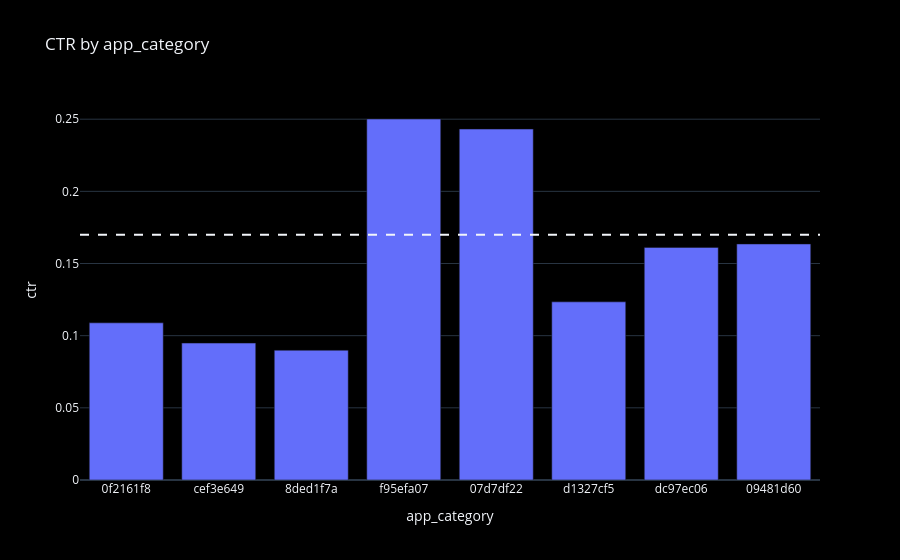

Notebook cell for this chart:
### Code cell
ctr('app_category' , top=8 , d=df[df['traffic'] == 'app'])

### Figure 1 — Plotly figure (JSON) as saved in the notebook; plotly's stock layout.template omitted (floating-point values rounded to 4 significant figures)
{"data": [{"customdata": [[190600.0, 0.6534], [34680.0, 0.1189], [29490.0, 0.1011], [23140.0, 0.07931], [6609.0, 0.02266], [2479.0, 0.008498], [1092.0, 0.003744], [1064.0, 0.003648]], "hovertemplate": "app_category=%{x}<br>ctr=%{y}<br>impressions=%{customdata[0]}<br>share=%{customdata[1]}<extra></extra>", "legendgroup": "", "marker": {"color": "#636efa", "pattern": {"shape": ""}}, "name": "", "orientation": "v", "showlegend": false, "textposition": "auto", "type": "bar", "x": ["0f2161f8", "cef3e649", "8ded1f7a", "f95efa07", "07d7df22", "d1327cf5", "dc97ec06", "09481d60"], "xaxis": "x", "y": [0.1089, 0.09486, 0.08994, 0.2501, 0.2432, 0.1234, 0.1612, 0.1635], "yaxis": "y"}], "layout": {"barmode": "relative", "legend": {"tracegroupgap": 0}, "shapes": [{"line": {"dash": "dash"}, "type": "line", "x0": 0, "x1": 1, "xref": "x domain", "y0": 0.17, "y1": 0.17, "yref": "y"}], "title": {"text": "CTR by app_category"}, "xaxis": {"anchor": "y", "domain": [0.0, 1.0], "title": {"text": "app_category"}, "type": "category"}, "yaxis": {"anchor": "x", "domain": [0.0, 1.0], "title": {"text": "ctr"}}}}
